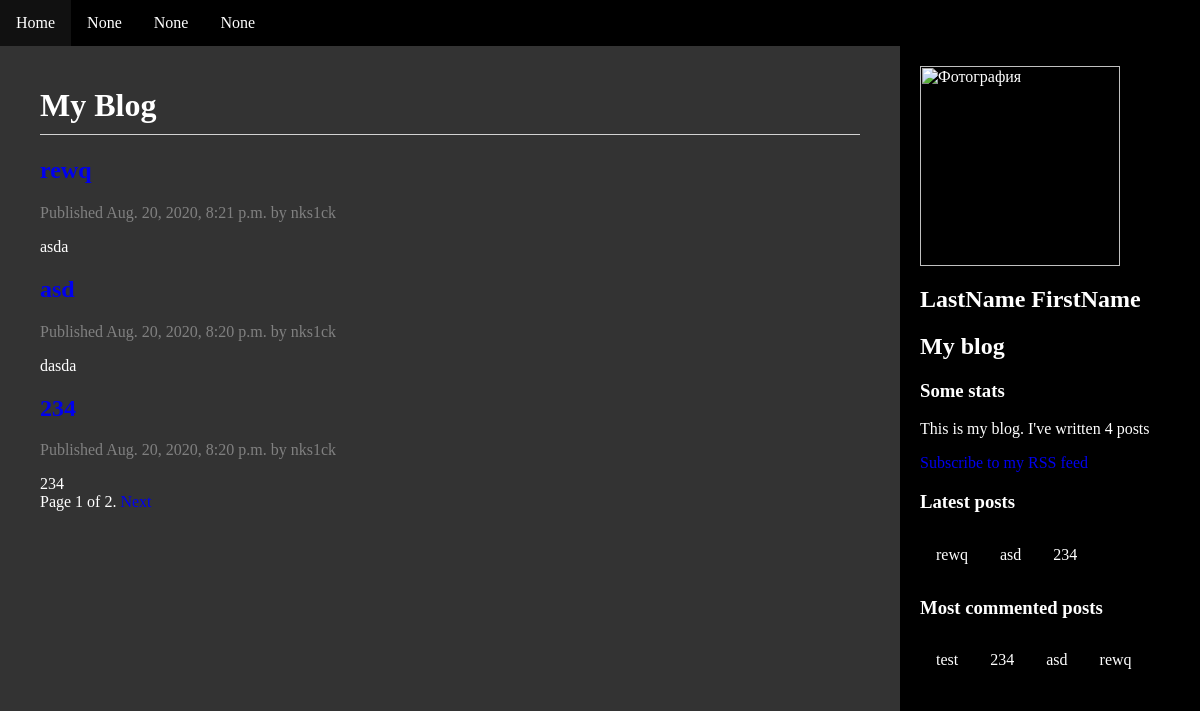
Before: / with the older database file.
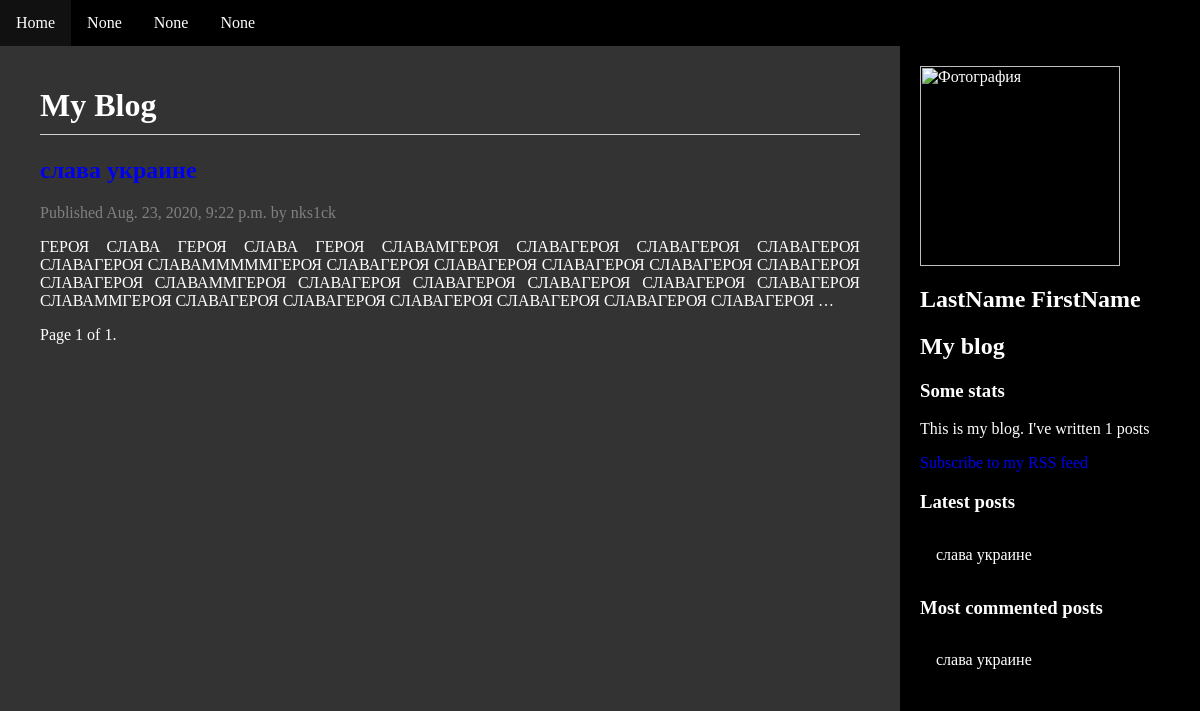
After: the same page with the newer database file.
### blog/models.py (models this page shows, shortened)
class Post(models.Model):
    STATUS_CHOICES = (
        ('draft', 'Draft'),
        ('published', 'Published'),
    )
    title = models.CharField(max_length=250)
    slug = models.SlugField(max_length=250,
                            unique_for_date='publish')
    author = models.ForeignKey(User,
                               on_delete=models.CASCADE,
                               related_name='blog_posts')
    body = models.TextField()
    publish = models.DateTimeField(default=timezone.now)
    created = models.DateTimeField(auto_now_add=True)
    updated = models.DateTimeField(auto_now=True)
    status = models.CharField(max_length=10,
                              choices=STATUS_CHOICES,
                              default='draft')
    objects = models.Manager()
    published = PublishedManager()
    tags = TaggableManager()
    def get_absolute_url(self):
        return reverse('blog:post_detail', args=[self.publish.year,
                                                 self.publish.month,
                                                 self.publish.day,
                                                 self.slug])
    class Meta:
        ordering = ('-publish',)

### blog/views.py (the view)
# urls.py: path('', views.PostListView.as_view(), name='post_list'),
class PostListView(ListView):
    queryset = Post.published.all()
    context_object_name = 'posts'
    paginate_by = 3
    template_name = 'blog/post/list.html'

### blog/models.py (called while the page is built)
    def get_queryset(self):
        return super(PublishedManager,  self).get_queryset().filter(status='published')

### blog/templatetags/blog_tags.py (called while the page is built)
@register.simple_tag
def total_posts():
    return Post.published.count()

@register.inclusion_tag('blog/post/latest_posts.html')
def show_latest_posts(count=5):
    latest_posts = Post.published.order_by('-publish')[:count]
    return {'latest_posts': latest_posts}

@register.simple_tag
def get_most_commented_posts(count=5):
    return Post.published.annotate(
        total_comments=Count('comments')
    ).order_by('-total_comments')[:count]

### blog/templates/blog/post/list.html (shortened to what this page needs)
{% extends "blog/base.html" %}
  {% autoescape on %}
{% block content %}
  <h1>My Blog</h1>
  {% for post in posts %}
    <h2>
      <a href="{{ post.get_absolute_url }}">
       {{ post.title }}
      </a>
    </h2>
    <p class="date">
      Published {{ post.publish }} by {{ post.author }}
    </p>
    {{ post.body|truncatewords:30|safe }}
  {% endfor %}
{% include "../pagination.html" with page=page_obj %}
{% endblock %}
{% endautoescape %}

### blog/templates/blog/base.html (shortened to what this page needs)
{% load static %}
{% load blog_tags %}
{% load static %}
<html>
<head>
 <link href="{% static 'css/blog.css' %}" rel="stylesheet">
</head>
<body>
<ul>
  <li><a href="/blog">Home</a></li>
  <li><a href="news.asp">None</a></li>
  <li><a href="contact.asp">None</a></li>
  <li><a href="about.asp">None</a></li>
</ul>
 <div id="content">
  {% block content %}
      {% endblock %}
    </div>
 <div id="sidebar">
  <img src="https://africanarguments.org/wp-content/uploads/2017/07/Photos_-_Arlit-000.jpg" width="200" height="200" alt="Фотография">
  <h2>LastName FirstName</h2>
  <h2>My blog</h2>
 <h3> Some stats</h3>
  <p>This is my blog. I've written {% total_posts %} posts </p>
 <p><a href="{% url "blog:post_feed" %}">Subscribe to my RSS feed</a></p>
  <h3>Latest posts</h3>
  {% show_latest_posts 3 %}
     <h3>Most commented posts</h3>
{% get_most_commented_posts as most_commented_posts %}
<ul>
  {% for post in most_commented_posts %}
  <li>
    <a href="{{ post.get_absolute_url }}">{{ post.title }}</a>
  </li>
  {% endfor %}
</ul>
</div>
</body>
</html>

### blog/templates/blog/pagination.html (shortened to what this page needs)
<div class="pagination">
 <span class="step-links">
    <span class="current">
  Page {{ page.number }} of {{ page.paginator.num_pages }}.
    </span>
  {% if page.has_next %}
        <a href="?page={{ page.next_page_number }}" >Next</a>
  {% endif %}
  </span>
</div>

### blog/templates/blog/post/latest_posts.html
<ul>
{% for post in latest_posts %}
  <li>
    <a href="{{ post.get_absolute_url }}">{{ post.title }}</a>
  </li>
{% endfor %}
</ul>

### blog/static/css/blog.css (style rules this page uses)
* { box-sizing:border-box; }
a { text-decoration: none; }
body, html { height: 100%; margin: 0px; }
ul { list-style-type: none; margin: 0; padding: 0; overflow: hidden; background-color: #000; }
li { float: left; }
li a { display: block; color: white; text-align: center; padding: 14px 16px; text-decoration: none; }
h1 { border-bottom: 1px solid lightgrey; padding-bottom: 10px; }
.date, .info { color: grey; }
#content { display: inline-block; float: left; padding: 40px; padding-top: 20px; height: 100%; text-align: justify; color: white; }
#sidebar { display: inline-block; float: left; padding: 20px; height: 100%; }
#content { width: 75%; background-color: #333; }
#sidebar { width: 25%; background-color: #000; color: white; }

Changed rows visible on the page:
removed Post: title "rewq", publish "Aug. 20, 2020, 8:21 p.m.", author "nks1ck", body "asda"
removed Post: title "asd", publish "Aug. 20, 2020, 8:20 p.m.", author "nks1ck", body "dasda"
removed Post: title "234", publish "Aug. 20, 2020, 8:20 p.m.", author "nks1ck", body "234"
removed Post: title "test", shown under "Most commented posts"
added Post: title "слава украине", publish "Aug. 23, 2020, 9:22 p.m.", author "nks1ck", body "ГЕРОЯ СЛАВА ГЕРОЯ СЛАВА ГЕРОЯ СЛАВАМГЕРОЯ СЛАВАГЕРОЯ СЛАВАГЕРОЯ СЛАВАГЕРОЯ СЛАВАГЕРОЯ СЛАВАМММММГЕРОЯ СЛАВАГЕРОЯ СЛАВАГЕРОЯ СЛАВАГЕРОЯ СЛАВАГЕРОЯ СЛАВАГЕРОЯ СЛАВАГЕРОЯ СЛАВАММГЕРОЯ СЛАВАГЕРОЯ СЛАВАГЕРОЯ СЛАВАГЕРОЯ СЛАВАГЕРОЯ СЛАВАГЕРОЯ СЛАВАММГЕРОЯ СЛАВАГЕРОЯ СЛАВАГЕРОЯ СЛАВАГЕРОЯ СЛАВАГЕРОЯ СЛАВАГЕРОЯ СЛАВАГЕРОЯ …"
Other visible differences:
{{ page.paginator.num_pages }}: "2" → "1"
text no longer shown: "4 Next"
text now shown: "1"
